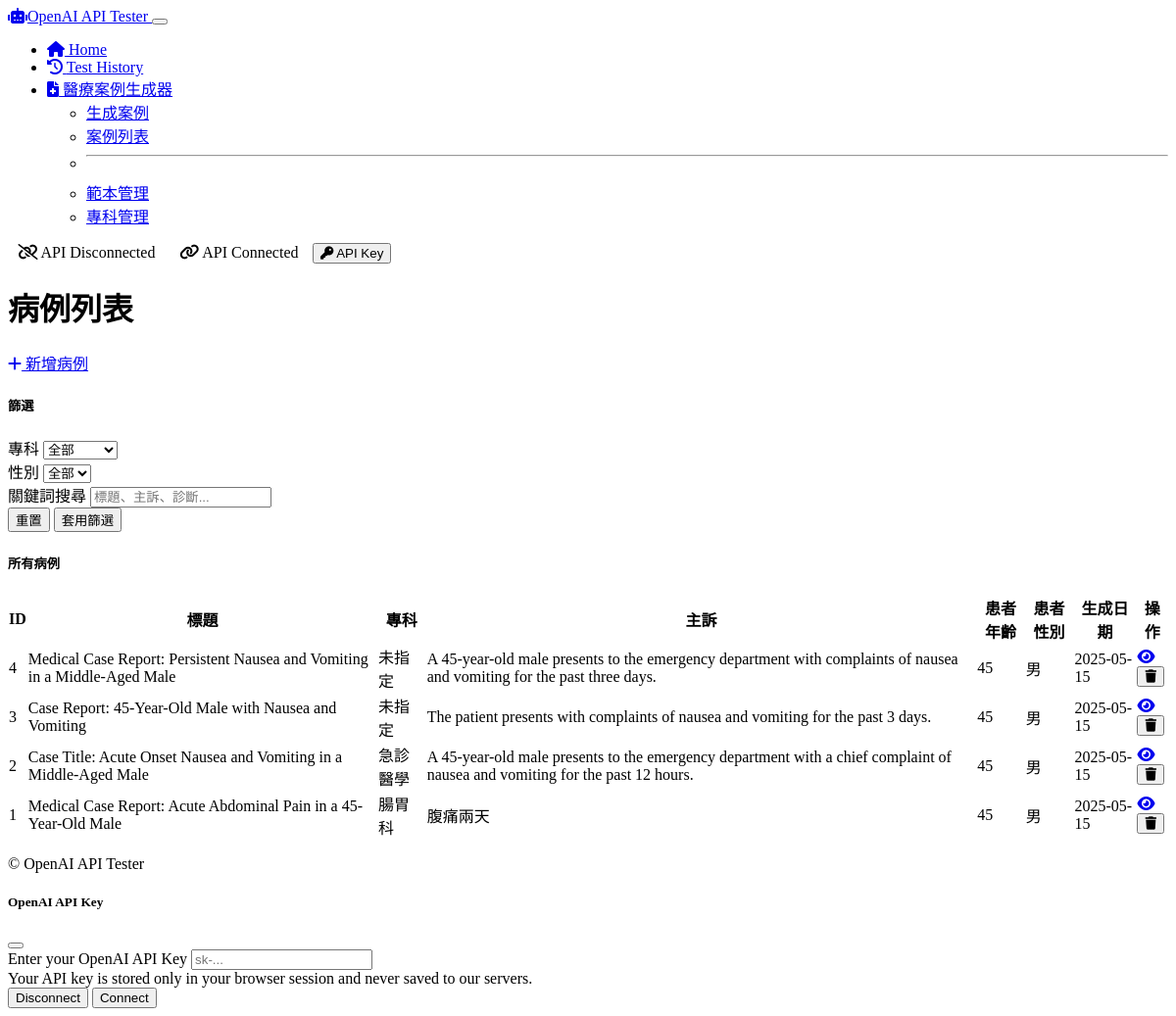
The app's page /medical/cases with its own data.
### models/medical_case.py (models this page shows, shortened)
class MedicalCase(db.Model):
    id = db.Column(db.Integer, primary_key=True)
    title = db.Column(db.String(200), nullable=False)
    patient_age = db.Column(db.Integer, nullable=True)
    patient_gender = db.Column(db.String(20), nullable=True)
    chief_complaint = db.Column(db.Text, nullable=False)
    history_present_illness = db.Column(db.Text, nullable=True)
    past_medical_history = db.Column(db.Text, nullable=True)
    medications = db.Column(db.Text, nullable=True)
    allergies = db.Column(db.Text, nullable=True)
    family_history = db.Column(db.Text, nullable=True)
    social_history = db.Column(db.Text, nullable=True)
    physical_examination = db.Column(db.Text, nullable=True)
    vital_signs = db.Column(db.Text, nullable=True)
    laboratory_results = db.Column(db.Text, nullable=True)
    imaging_results = db.Column(db.Text, nullable=True)
    assessment = db.Column(db.Text, nullable=True)
    plan = db.Column(db.Text, nullable=True)
    specialty_id = db.Column(db.Integer, db.ForeignKey('medical_specialty.id'), nullable=True)
    diagnoses = db.relationship('Diagnosis', backref='case', lazy=True, cascade="all, delete-orphan")
    prompt_used = db.Column(db.Text, nullable=True)
    system_message = db.Column(db.Text, nullable=True)
    ai_model = db.Column(db.String(50), nullable=True)
    created_at = db.Column(db.DateTime, default=datetime.utcnow)
    updated_at = db.Column(db.DateTime, default=datetime.utcnow, onupdate=datetime.utcnow)

class MedicalSpecialty(db.Model):
    id = db.Column(db.Integer, primary_key=True)
    name = db.Column(db.String(100), nullable=False, unique=True)
    description = db.Column(db.Text, nullable=True)
    cases = db.relationship('MedicalCase', backref='specialty', lazy=True)

### routes/medical_routes.py (the view)
@app.route('/medical/cases', methods=['GET'])
def list_cases():
    cases = MedicalCase.query.order_by(MedicalCase.created_at.desc()).all()
    specialties = MedicalSpecialty.query.order_by(MedicalSpecialty.name).all()
    return render_template(
        'medical/cases.html',
        cases=cases,
        specialties=specialties
    )

### templates/medical/cases.html (shortened to what this page needs)
{% extends 'layout.html' %}
{% block content %}
<div class="container py-4">
    <div class="mb-4 d-flex justify-content-between align-items-center">
        <h1>病例列表</h1>
        <a href="{{ url_for('medical_home') }}" class="btn btn-primary">
            <i class="fas fa-plus me-1"></i> 新增病例
        </a>
    </div>
    <div class="card mb-4 shadow-sm">
        <div class="card-header">
            <h5 class="mb-0">篩選</h5>
        </div>
        <div class="card-body">
            <form id="filterForm" class="row g-3">
                <div class="col-md-4">
                    <label for="filterSpecialty" class="form-label">專科</label>
                    <select class="form-select" id="filterSpecialty">
                        <option value="">全部</option>
                    </select>
                </div>
                <div class="col-md-4">
                    <label for="filterGender" class="form-label">性別</label>
                    <select class="form-select" id="filterGender">
                        <option value="">全部</option>
                    </select>
                </div>
                <div class="col-md-4">
                    <label for="filterSearch" class="form-label">關鍵詞搜尋</label>
                    <input type="text" class="form-control" id="filterSearch" placeholder="標題、主訴、診斷...">
                </div>
                <div class="col-12 text-end">
                    <button type="reset" class="btn btn-secondary">重置</button>
                    <button type="submit" class="btn btn-primary">套用篩選</button>
                </div>
            </form>
        </div>
    </div>
    <div class="card shadow-sm">
        <div class="card-header">
            <h5 class="mb-0">所有病例</h5>
        </div>
        <div class="card-body">
            {% if cases %}
                <div class="table-responsive">
                    <table class="table table-hover" id="casesTable">
                        <thead>
                            <tr>
                                <th>ID</th>
                                <th>標題</th>
                                <th>專科</th>
                                <th>主訴</th>
                                <th>患者年齡</th>
                                <th>患者性別</th>
                                <th>生成日期</th>
                                <th>操作</th>
                            </tr>
                        </thead>
                        <tbody>
                            {% for case in cases %}
                                <tr class="case-row"
                                    data-specialty="{{ case.specialty.id if case.specialty else '' }}"
                                    data-gender="{{ case.patient_gender }}"
                                    data-search="{{ case.title }} {{ case.chief_complaint }}">
                                    <td>{{ case.id }}</td>
                                    <td>{{ case.title }}</td>
                                    <td>{{ case.specialty.name if case.specialty else "未指定" }}</td>
                                    <td>{{ case.chief_complaint }}</td>
                                    <td>{{ case.patient_age }}</td>
                                    <td>{{ case.patient_gender }}</td>
                                    <td>{{ case.created_at.strftime('%Y-%m-%d') }}</td>
                                    <td>
                                        <div class="btn-group">
                                            <a href="{{ url_for('view_case', id=case.id) }}" class="btn btn-sm btn-outline-info">
                                                <i class="fas fa-eye"></i>
                                            </a>
                                            <form action="{{ url_for('delete_case', id=case.id) }}" method="POST" onsubmit="return confirm('確定要刪除這個病例嗎？此操作無法撤銷。');" class="d-inline">
                                                <button type="submit" class="btn btn-sm btn-outline-danger">
                                                    <i class="fas fa-trash"></i>
                                                </button>
                                            </form>
                                        </div>
                                    </td>
                                </tr>
                            {% endfor %}
                        </tbody>
                    </table>
                </div>
            {% else %}
                <div class="alert alert-info">
                    <i class="fas fa-info-circle me-2"></i> 尚未生成任何病例。
                </div>
            {% endif %}
        </div>
    </div>
</div>
{% endblock %}

### static/css/custom.css (style rules this page uses)
.form-label { margin-bottom: 0.3rem; font-weight: 500; }
.table { border-collapse: separate; border-spacing: 0; }

### records on screen
MedicalCase: id "4", title "Medical Case Report: Persistent Nausea and Vomiting in a Middle-Aged Male", specialty "未指定", chief_complaint "A 45-year-old male presents to the emergency department with complaints of nausea and vomiting for the past three days.", patient_age "45", patient_gender "男", created_at "2025-05-15"
MedicalCase: id "3", title "Case Report: 45-Year-Old Male with Nausea and Vomiting", specialty "未指定", chief_complaint "The patient presents with complaints of nausea and vomiting for the past 3 days.", patient_age "45", patient_gender "男", created_at "2025-05-15"
MedicalCase: id "2", title "Case Title: Acute Onset Nausea and Vomiting in a Middle-Aged Male", specialty "急診醫學", chief_complaint "A 45-year-old male presents to the emergency department with a chief complaint of nausea and vomiting for the past 12 hours.", patient_age "45", patient_gender "男", created_at "2025-05-15"
MedicalCase: id "1", title "Medical Case Report: Acute Abdominal Pain in a 45-Year-Old Male", specialty "腸胃科", chief_complaint "腹痛兩天", patient_age "45", patient_gender "男", created_at "2025-05-15"
